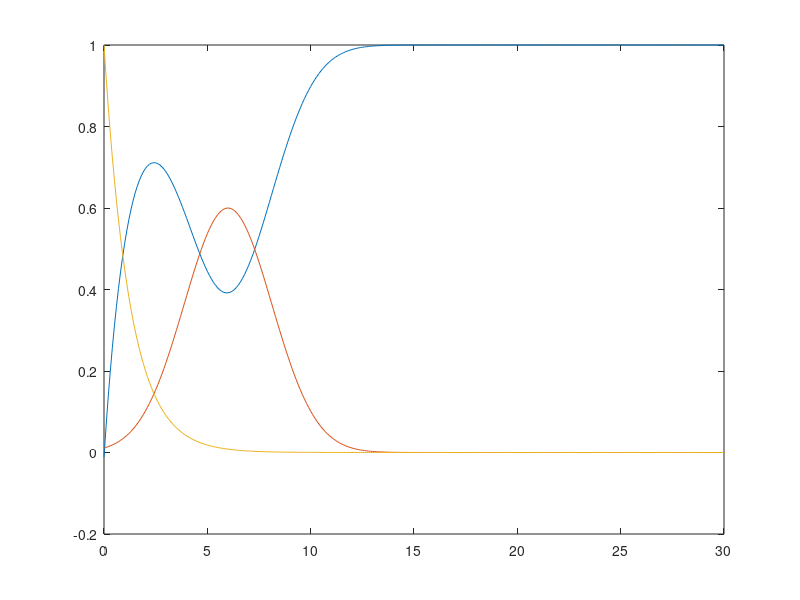
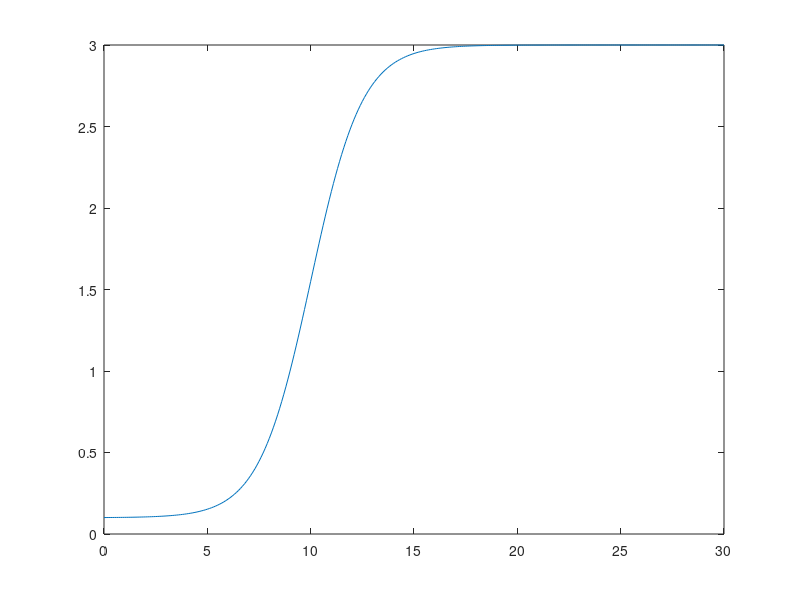

The MATLAB script that drew these images, in order:
clear all
close all
clc

d = 0:0.1:30;

a1 = 0.5;
k1 = 0.1+0.9*( 0.5./(0.5 + (1-0.5)*exp(-a1*(d-10))));
% k1 = 0.1+0.1./(0.1+exp(-a1*(d-5)))
k2 = 0.6*exp(-((d-8)/3).^2);
k3 = 0.8*exp(-a1*(d));
k1 = 1-k2-k3;

k2 = exp(-((d-6)/3).^2);
    k3 = 1./(1+exp(4*(d-2)));
    k1 = 1-k2-k3;
    
    
        k2 = 0.6*exp(-((d-6)/3).^2);
    k3 = exp(-0.8*(d));
    k1 = 1-k2-k3;
    
    
figure
plot(d,[k1; k2; k3])


%%
umin = 0.1;
umax = 3;
speed = umin + (umax-umin)./(1+exp(-0.8*(d-10)));

figure
plot(d,speed)

